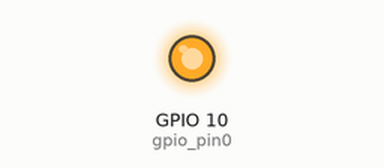
Recording of a program running on a simulated Raspberry Pi (BCM pin numbers). Shown: output pins drawn as LEDs (lit = HIGH).

Above: at 0.1 s.
Timing chart, 0 to 1.6 s (numbered marks = the images above):
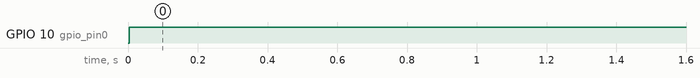

The program:

PWM_01.py
```python
# https://qiita.com/s417-lama/items/0ef64a7af3fcf6a56cc5


import pigpio
import time

gpio_pin0 = 10

#duty比 0~1の範囲で指定
duty_ratio = 0.5

pi = pigpio.pi()
pi.set_mode(gpio_pin0, pigpio.OUTPUT)

i = 0
# 飛行時duty比 duty_ratio
while i < 100000:
    pi.hardware_PWM(gpio_pin0, 8, int(duty_ratio * 1000000))
    time.sleep(0.001)
    i = i+ 1

#duty比を線形に0まで落とす
k = 0
while duty_ratio > 0:
    while k < 100:
        pi.hardware_PWM(gpio_pin0, 8,  int(duty_ratio * 1000000))
        time.sleep(0.001)
    k = 0
    duty_ratio = duty_ratio - 0.01

pi.set_mode(gpio_pin0, pigpio.INPUT)
pi.stop()
```

Measured:
- by itself, GPIO 10 (gpio_pin0): LOW → HIGH at 0.00 s
